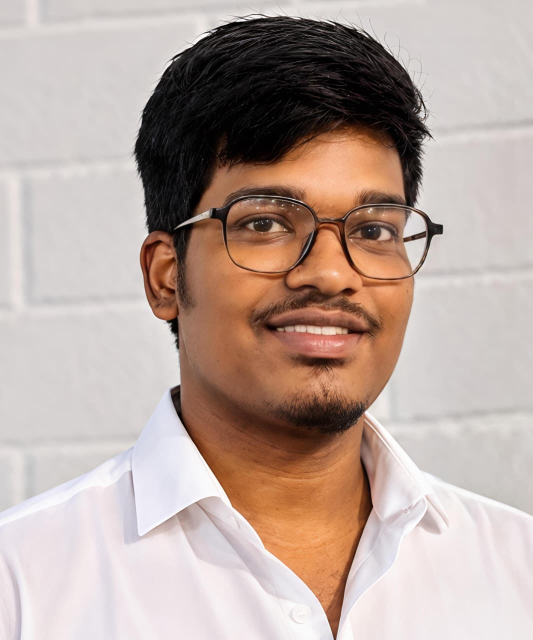
#> input picture Tamizh.jpeg, 1065 x 1280 px (shown at 1/2 size)
$ jupyter execute Ex-1.ipynb
#> lines starting #> are read from the running program, lines starting #| are printed output that depends on the picture; after the words box and inside, x2 and y2 are one past the last pixel; in counts of white or black regions, pixels touching at a corner belong together
[cell 1]
# Experiment - 1
# Name : Tamizhselvan B
# Reg No : 212223230225

[cell 2]
import cv2
import matplotlib.pyplot as plt

[cell 3]
# Read the image using OpenCV
img = cv2.imread('Tamizh.jpeg', cv2.IMREAD_COLOR)
#> img is the input picture: shape (1280, 1065, 3); mean B, G, R 158, 166.1, 184.6

[cell 4]
# Convert BGR (OpenCV's default) to RGB (Matplotlib's expected color order)
img_rgb = cv2.cvtColor(img, cv2.COLOR_BGR2RGB)

[cell 5]
# Display the image using Matplotlib
plt.imshow(img_rgb, cmap='viridis')  # You can change 'viridis' to another cmap or use None for RGB images
plt.title("Original Image")
plt.axis('on')  # Removes axis ticks and labels
plt.show()

[cell 6]
# Load the image
image = cv2.imread('Tamizh.jpeg')

[cell 7]
# Convert BGR (OpenCV's default) to RGB (Matplotlib's expected color order)
img_rgb = cv2.cvtColor(img, cv2.COLOR_BGR2RGB)

[cell 8]
img_rgb.shape
#> Out = (1280, 1065, 3)

[cell 9]
# Draw a line from top-left to bottom-right
line_img = cv2.line(img_rgb, (0, 0), (1279, 1064), (0, 255, 0), 10) # cv2.line(image, start_point, end_point, color, thickness)

[cell 10]
plt.imshow(line_img, cmap='viridis')
plt.title("Image with Line")
plt.axis('on')
plt.show()

[cell 11]
# Load the image
image = cv2.imread('Tamizh.jpeg')

# Convert BGR (OpenCV's default) to RGB (Matplotlib's expected color order)
img_rgb = cv2.cvtColor(img, cv2.COLOR_BGR2RGB)

[cell 12]
img_rgb.shape
#> Out = (1280, 1065, 3)

[cell 13]
circle_img = cv2.circle(img_rgb,(532,600),500,(0,0,255),10) # cv2.circle(image, center, radius, color, thickness)
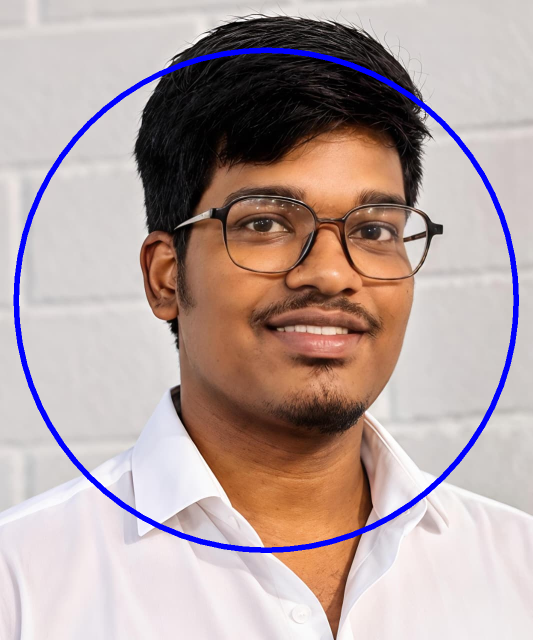
#> circle_img: shape (1280, 1065, 3) (shown at 1/2 size); mean R, G, B 180, 161.7, 160.2

[cell 14]
plt.imshow(circle_img, cmap='viridis')
plt.title("Image with Circle")
plt.axis('off')
plt.show()

[cell 15]
# Load the image
image = cv2.imread('Tamizh.jpeg')

# Convert BGR (OpenCV's default) to RGB (Matplotlib's expected color order)
img_rgb = cv2.cvtColor(img, cv2.COLOR_BGR2RGB)

[cell 16]
img.shape
#> Out = (1280, 1065, 3)

[cell 17]
# Draw a rectangle around the Whole image
rectangle_img = cv2.rectangle(img_rgb, (0, 0), (1064, 1279), (255, 0, 0), 30)  # cv2.rectangle(image, start_point, end_point, color, thickness)
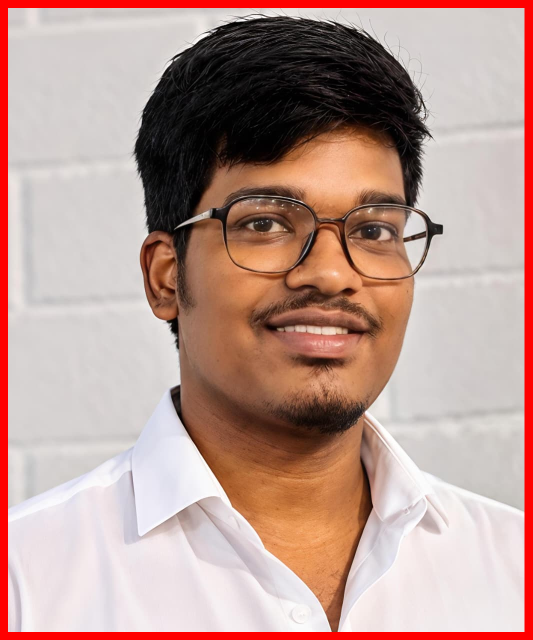
#> rectangle_img: shape (1280, 1065, 3) (shown at 1/2 size); mean R, G, B 186.5, 154.4, 146.4

[cell 18]
plt.imshow(rectangle_img, cmap='viridis')
plt.title("Image with Rectangle")
plt.axis('off')
plt.show()

[cell 19]
# Load the image
image = cv2.imread('Tamizh.jpeg')

# Convert BGR (OpenCV's default) to RGB (Matplotlib's expected color order)
img_rgb = cv2.cvtColor(img, cv2.COLOR_BGR2RGB)

[cell 20]
# Add text to the image
text_img = cv2.putText(img_rgb, "OpenCV Drawing", (10, 30), cv2.FONT_HERSHEY_SIMPLEX, 1, (0, 0, 255), 10)  ## cv2.putText(image, text, position, font, font_scale, color, thickness)

[cell 21]
plt.imshow(text_img, cmap='viridis')
plt.title("Image with Text")
plt.axis('on')
plt.show()

[cell 22]
# Load the image
image = cv2.imread('Tamizh.jpeg')

[cell 23]
image_rgb = cv2.cvtColor(image, cv2.COLOR_BGR2RGB)

[cell 24]
# Original RGB Image
plt.imshow(image_rgb)
plt.title("Original RGB Image")
plt.axis("on")

[cell 25]
# Convert RGB to HSV
image_hsv = cv2.cvtColor(image_rgb, cv2.COLOR_RGB2HSV)
#> image_hsv: shape (1280, 1065, 3); mean H, S, V 42.1, 48.1, 184.9

[cell 26]
# HSV Image
plt.imshow(image_hsv)
plt.title("HSV Image")
plt.axis("on")

[cell 27]
# Convert RGB to GRAY
image_gray = cv2.cvtColor(image_rgb, cv2.COLOR_RGB2GRAY)
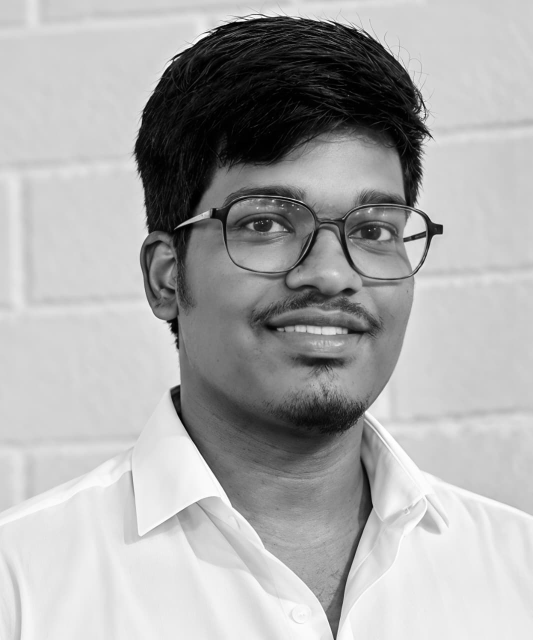
#> image_gray: shape (1280, 1065) (shown at 1/2 size); min 0, max 255, mean 170.7

[cell 28]
# Grayscale Image
plt.imshow(image_gray, cmap='gray')
plt.title("Grayscale Image")
plt.axis("on")

[cell 29]
# Convert RGB to YCrCb
image_ycrcb = cv2.cvtColor(image_rgb, cv2.COLOR_RGB2YCrCb)
#> image_ycrcb: shape (1280, 1065, 3); mean of channels 0, 1, 2 170.7, 137.9, 120.9

[cell 30]
# YCrCb Image
plt.imshow(image_ycrcb)
plt.title("YCrCb Image")
plt.axis("on")

[cell 31]
# Convert HSV back to RGB
image_hsv_to_rgb = cv2.cvtColor(image_hsv, cv2.COLOR_HSV2RGB)

[cell 32]
plt.imshow(image_hsv_to_rgb)
plt.title("HSV to RGB Image")
plt.axis("on")

[cell 33]
# Modify a block of pixels (300x300) to white, starting from (200, 200)
image[200:500, 200:500] = [255, 255, 255]  # Rows: 200-499, Columns: 200-499
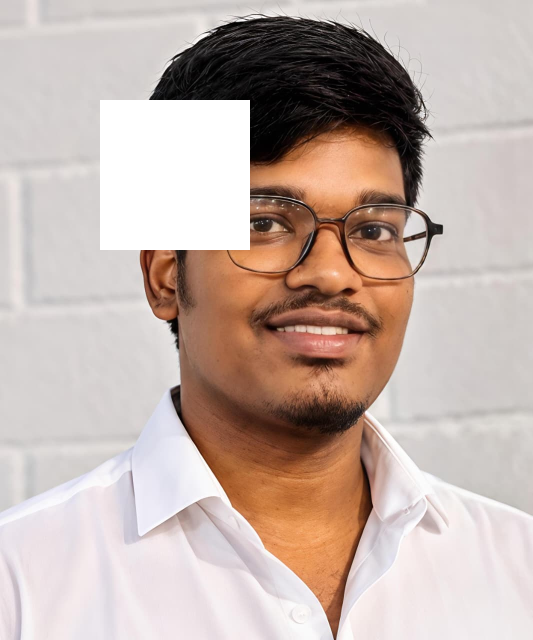
#> image: shape (1280, 1065, 3) (shown at 1/2 size); 6.6% of pixels changed, all inside (x1, y1, x2, y2) = (200, 200, 500, 500)

[cell 34]
# Convert BGR to RGB for displaying with Matplotlib
image_rgb = cv2.cvtColor(image, cv2.COLOR_BGR2RGB)

[cell 35]
# Display the modified image
plt.imshow(image_rgb)
plt.title("Image with 300x300 White Block")
plt.axis("on")
plt.show()

[cell 36]
# Load the image
image = cv2.imread('Tamizh.jpeg')

[cell 37]
image.shape
#> Out = (1280, 1065, 3)

[cell 38]
# Resize the image to half its size
resized_image = cv2.resize(image, (1280 // 2, 1065 // 2))  # (new_width, new_height)
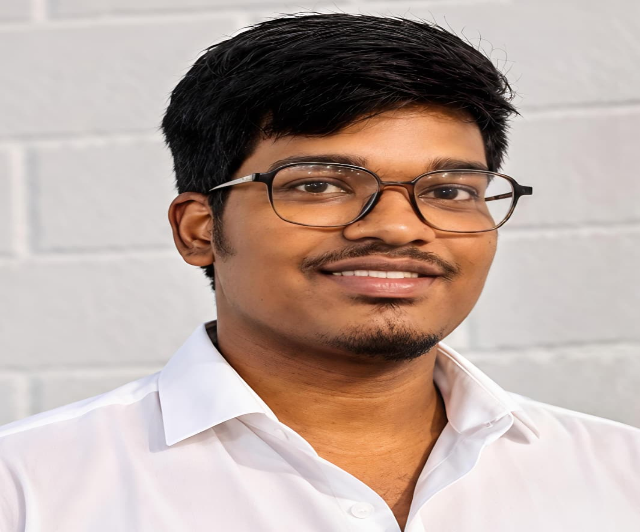
#> resized_image: shape (532, 640, 3); mean B, G, R 158, 166, 184.5

[cell 39]
# Convert BGR to RGB for displaying with Matplotlib
resized_image_rgb = cv2.cvtColor(resized_image, cv2.COLOR_BGR2RGB)

[cell 40]
resized_image_rgb.shape
#> Out = (532, 640, 3)

[cell 41]
# Display the resized image
plt.imshow(resized_image_rgb)
plt.title("Resized Image (Half Size)")
plt.axis("on")
plt.show()

[cell 42]
# Load the image
image = cv2.imread('Tamizh.jpeg')

[cell 43]
image.shape

[cell 44]
# Crop a 300x300 region starting from (50, 50)
roi = image[50:350, 50:350]  # Rows: 50-349, Columns: 50-349
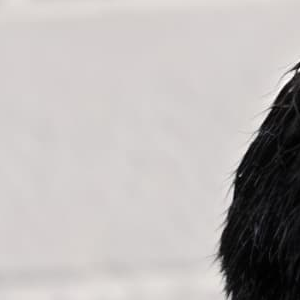
#> roi: shape (300, 300, 3); mean B, G, R 180.1, 181, 185.1

[cell 45]
# Convert BGR to RGB for displaying with Matplotlib
roi_rgb = cv2.cvtColor(roi, cv2.COLOR_BGR2RGB)

[cell 46]
# Display the cropped region (ROI)
plt.imshow(roi_rgb)
plt.title("Cropped Region of Interest (ROI)")
plt.axis("on")
plt.show()

[cell 47]
# Load the image
image = cv2.imread('Tamizh.jpeg')

[cell 48]
# Flip the image horizontally (left-right)
flipped_horizontally = cv2.flip(image, 1)
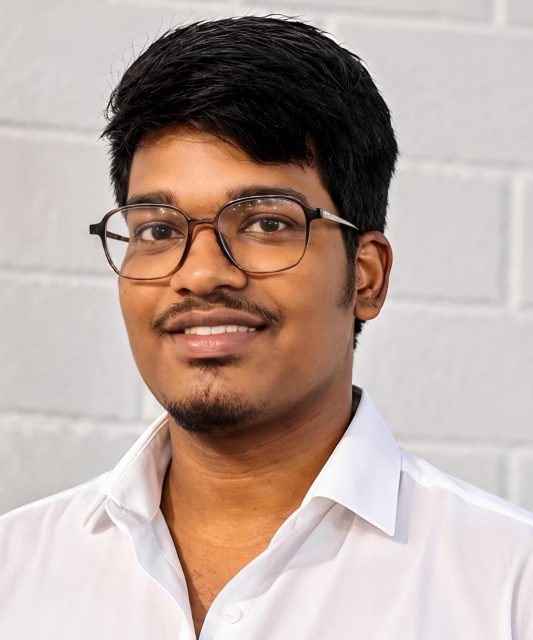
#> flipped_horizontally: shape (1280, 1065, 3) (shown at 1/2 size); mean B, G, R 158, 166.1, 184.6

[cell 49]
# Convert BGR to RGB for displaying with Matplotlib
flipped_horizontally_rgb = cv2.cvtColor(flipped_horizontally, cv2.COLOR_BGR2RGB)

[cell 50]
# Horizontal flip
plt.imshow(flipped_horizontally_rgb)
plt.title("Flipped Horizontally")
plt.axis("on")

[cell 51]
# Flip the image vertically (up-down)
flipped_vertically = cv2.flip(image, 0)
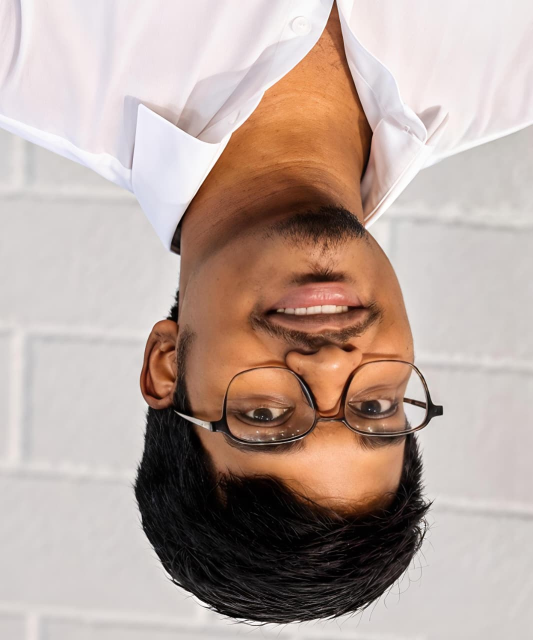
#> flipped_vertically: shape (1280, 1065, 3) (shown at 1/2 size); mean B, G, R 158, 166.1, 184.6

[cell 52]
# Convert BGR to RGB for displaying with Matplotlib
flipped_vertically_rgb = cv2.cvtColor(flipped_vertically, cv2.COLOR_BGR2RGB)
